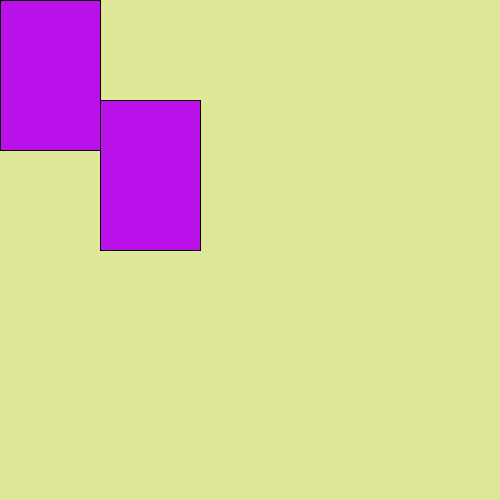
Frame 1 (no input)
Frame 60 (the mouse pressed at the canvas centre just before this capture): identical to frame 1, image omitted
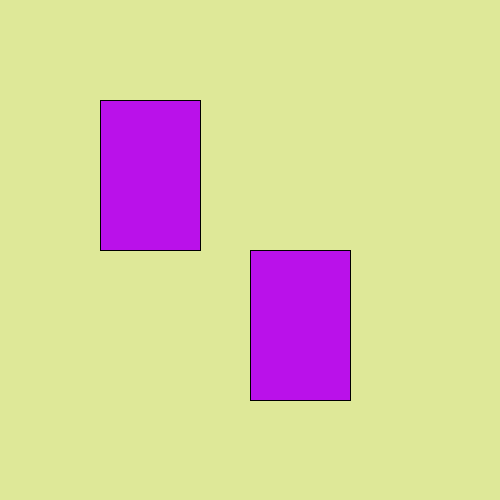
Frame 120 (the mouse held since frame 60 and released just before this capture)

The Processing sketch that drew these frames (run headless with seeded random() and noise(); from frame 60 on, the mouse is pressed at the canvas centre):

// Processing sketch: week01_2
// ── week01_2.pde
void setup(){
  size(500,500);
}
void draw(){
  background(#DEE898);
  fill(#BA11EA);
  rect(100,100,100,150);
  rect(mouseX,mouseY,100,150);
}
